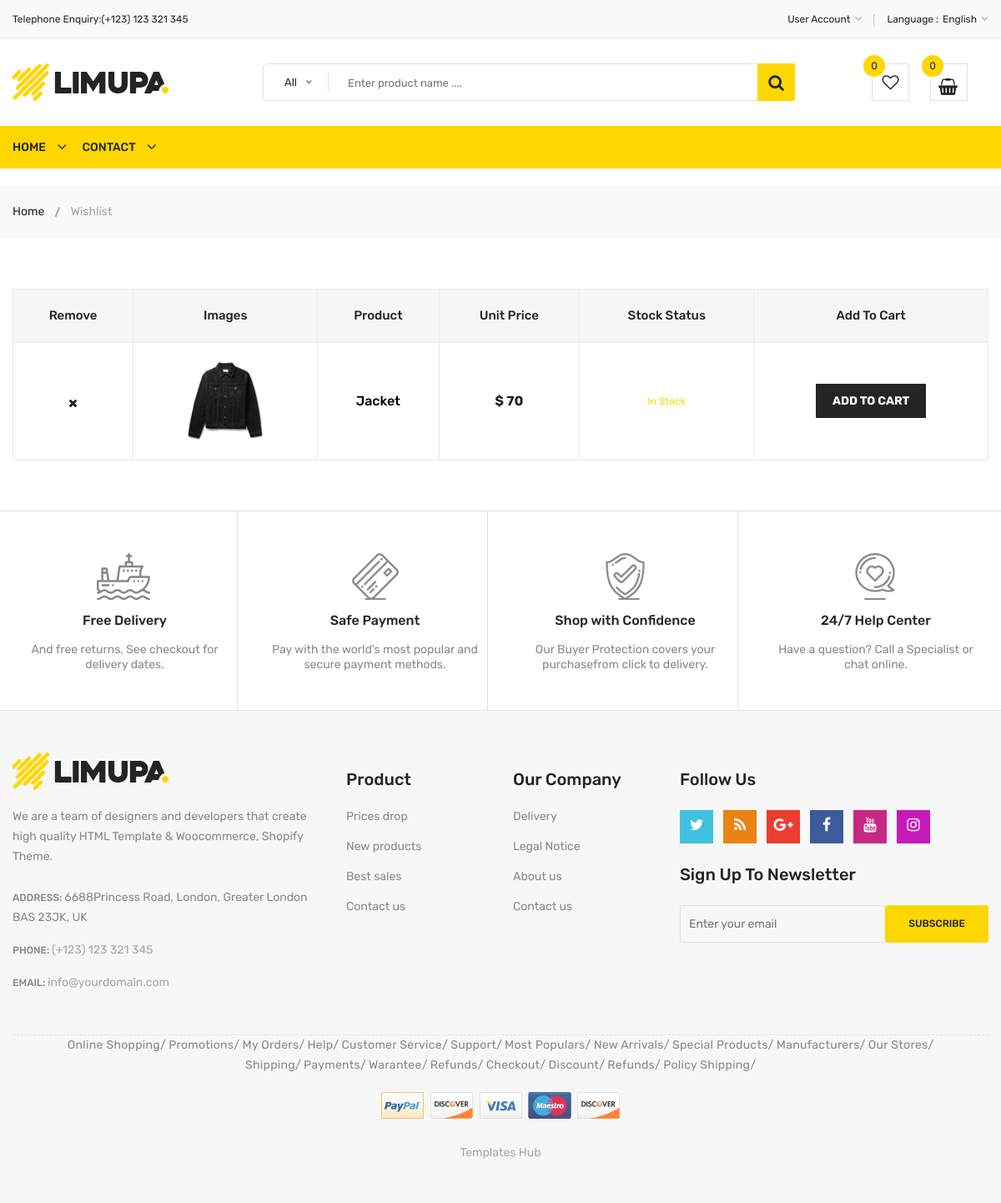
Page /my_wish on the earlier database version.
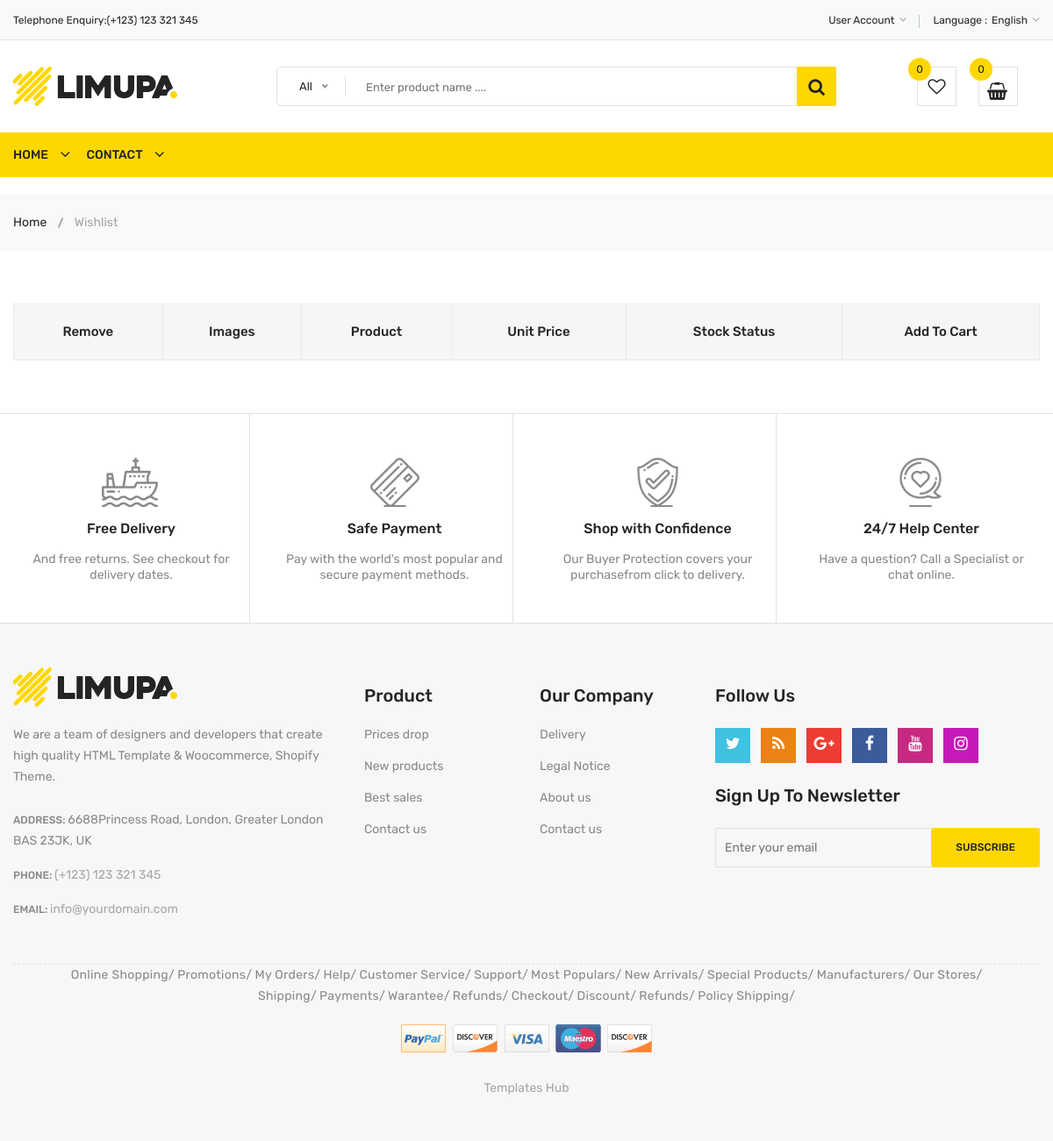
Same page on the later database version.
### home/models.py (models this page shows, shortened)
class Wish(models.Model):
    username = models.CharField(max_length=200)
    slug = models.TextField()
    items = models.ForeignKey(Product,on_delete=models.CASCADE)

class Product(models.Model):
    name = models.CharField(max_length=200)
    price = models.IntegerField()
    discounted_price = models.IntegerField(default=0)
    image = models.ImageField(upload_to='media')
    category = models.ForeignKey(Category,on_delete=models.CASCADE)
    subcategory = models.ForeignKey(SubCategory,on_delete=models.CASCADE)
    description = models.TextField(blank=True)
    specification = RichTextField()
    slug = models.TextField(unique=True)
    stock = models.CharField(max_length=100,choices=STOCK)
    label = models.CharField(max_length=100,choices=LABELS,blank=True)

### home/views.py (the view)
# urls.py: path('my_wish', WishListView.as_view(),name ='my_wish'),
class WishListView(BaseView):
    def get(self,request):
        username = request.user.username
        self.views['cart_count'] = Cart.objects.filter(username=username, checkout=False).count()
        self.views['my_wishes'] = Wish.objects.filter(username = username)
        self.views['wish_count'] = Wish.objects.filter(username=username).count()
        return render(request,'wishlist.html',self.views)

### templates/wishlist.html
{% extends 'base.html' %}
{% load static %}
{% block content %}
            <div class="breadcrumb-area">
                <div class="container">
                    <div class="breadcrumb-content">
                        <ul>
                            <li><a href="index.html">Home</a></li>
                            <li class="active">Wishlist</li>
                        </ul>
                    </div>
                </div>
            </div>
            <div class="wishlist-area pt-60 pb-60">
                <div class="container">
                    <div class="row">
                        <div class="col-12">
                            <form action="#">
                                <div class="table-content table-responsive">
                                    <table class="table">
                                        <thead>
                                            <tr>
                                                <th class="li-product-remove">remove</th>
                                                <th class="li-product-thumbnail">images</th>
                                                <th class="cart-product-name">Product</th>
                                                <th class="li-product-price">Unit Price</th>
                                                <th class="li-product-stock-status">Stock Status</th>
                                                <th class="li-product-add-cart">add to cart</th>
                                            </tr>
                                        </thead>
                                        <tbody>
                                        {% for wish in my_wishes %}
                                            <tr>
                                                <td class="li-product-remove"><a href="/delete_wish/{{wish.slug}}"><i class="fa fa-times"></i></a></td>
                                                <td class="li-product-thumbnail"><img src="{{wish.items.image.url}}" alt="" height="100" width="100"></a></td>
                                                <td class="li-product-name">{{wish.items.name}}</a></td>
                                                <td class="li-product-price">
                                                    {% if wish.items.discounted_price > 0 %}
                                                    <span class="amount">$ {{wish.items.discounted_price}}</span>
                                                {% else %}
                                                <span class="amount">$ {{wish.items.price}} </span>
                                                {% endif %}
                                                </td>
                                                <td class="li-product-stock-status"><span class="in-stock">{{wish.items.stock}}</span></td>
                                                <td class="li-product-add-cart"><a href="/cart/{{wish.slug}}">add to cart</a></td>
                                            </tr>
                                      {% endfor %}
                                        </tbody>
                                    </table>
                                </div>
                            </form>
                        </div>
                    </div>
                </div>
            </div>
{% endblock %}

Differences in the rows shown:
removed Wish: items.image (picture), items.name "Jacket", items.price "70", items.stock "In Stock"
